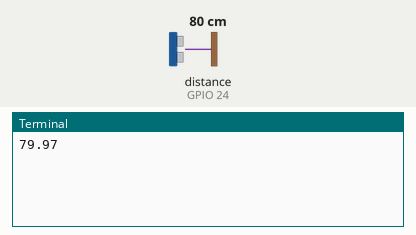
A program run on a simulated Raspberry Pi (BCM pin numbers). On the bench: the last lines printed to the terminal. The inputs (shaded band) are chosen by the test bench; at power-on: distance to the obstacle (sensor on GPIO 24) 80 cm. The echo pulse lasts 58.3 µs per cm; the clock reads 2024-03-15 10:24:30 at power-on unless the program sets it.

Above: at 1.2 s.
1.3 s: distance to the obstacle (sensor on GPIO 24) set to 2 cm
At 2.6 s:
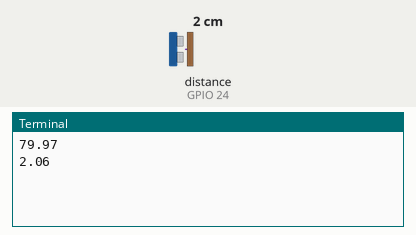
2.8 s: distance to the obstacle (sensor on GPIO 24) set to 4 cm
At 3.8 s:
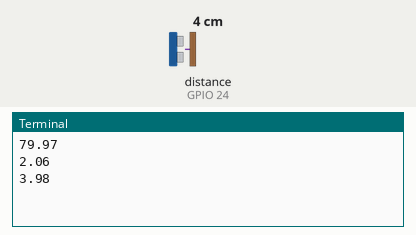
Timing chart, 0 to 5.8 s (numbered marks = the images above; inputs shaded):
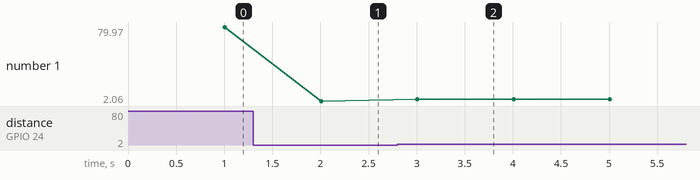

The program:

sonic_main.py
```python
import RPi.GPIO as GPIO
from sonic_sensor_class import sonic_sensor

while True:
  try:
    sonic=sonic_sensor(23,24)
    distance=sonic.dist(23,24)
    print(distance)
  except KeyboardInterrupt:
    GPIO.cleanup()
    exit()
```

sonic_sensor_class.py
```python
class sonic_sensor:

  def __init__(self,TRIG,ECHO): #TRIG=23 #ECHO=24
    import RPi.GPIO as GPIO
    import time
    GPIO.setmode(GPIO.BCM)
    GPIO.setup(TRIG,GPIO.OUT)
    GPIO.setup(ECHO,GPIO.IN)
    GPIO.output(TRIG,False)
#    print("Wating for sensor to settle")
    time.sleep(1)
    GPIO.output(TRIG,True)
    time.sleep(0.00001)
    GPIO.output(TRIG,False)

  def dist(self,TRIG,ECHO):
    import RPi.GPIO as GPIO
    import time
    while GPIO.input(ECHO)==0:
      pulse_start=time.time()
    while GPIO.input(ECHO)==1:
      pulse_end=time.time()
    pulse_duration=pulse_end-pulse_start
    distance=pulse_duration*17150
    distance=round(distance,2)
    return distance

#print("distance:",distance,"cm")
#GPIO.cleanup()
```

Measured:
- after the input at 1.3 s, the terminal: prints a new line after 0.71 s (image 1)
- after the input at 2.8 s, the terminal: prints a new line after 0.21 s (image 2)
- plotted number 1: 79.97 → 2.06 after the input at 1.3 s, 2.06 → 3.98 after the input at 2.8 s
